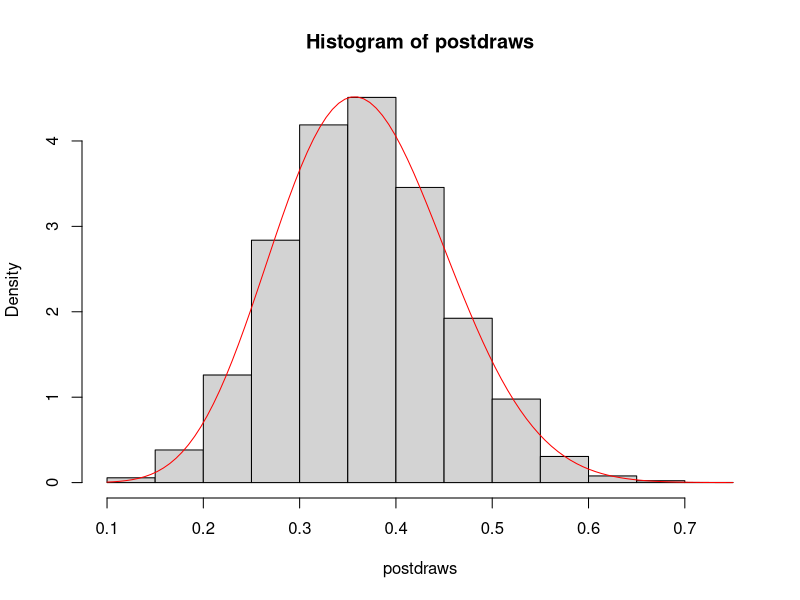
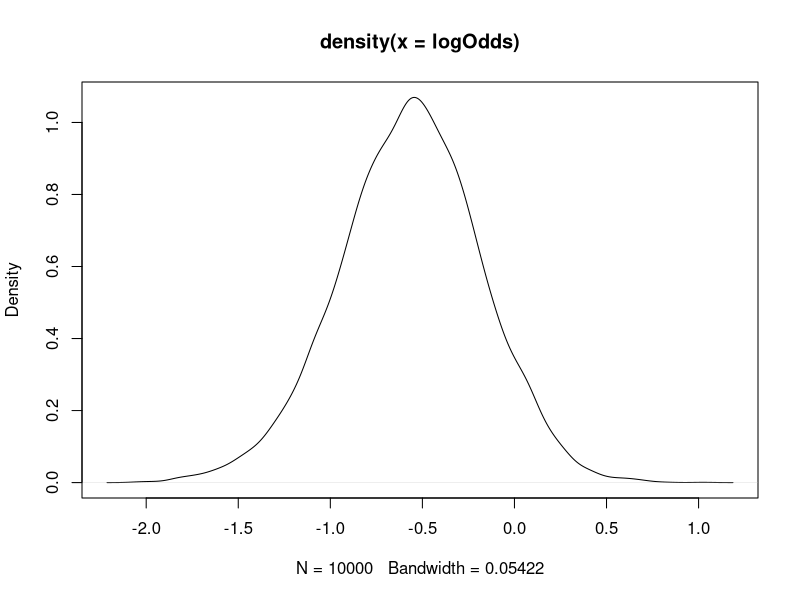
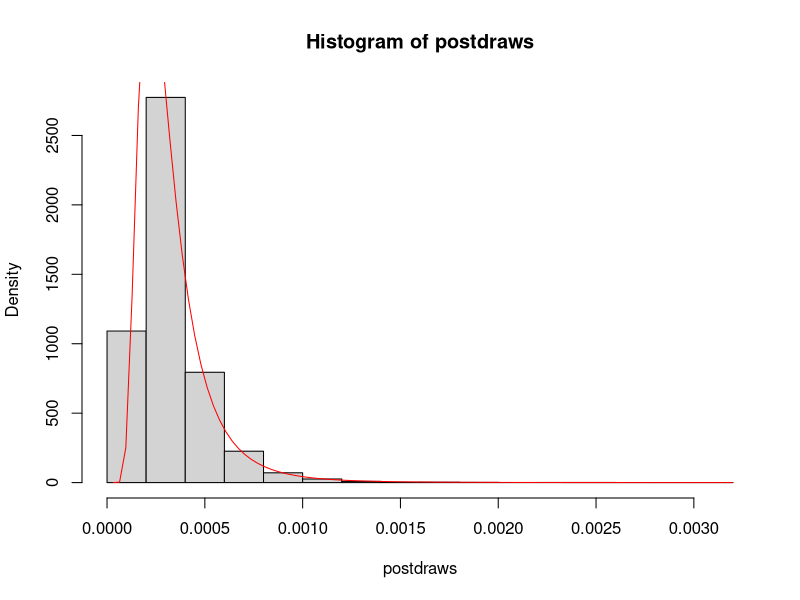
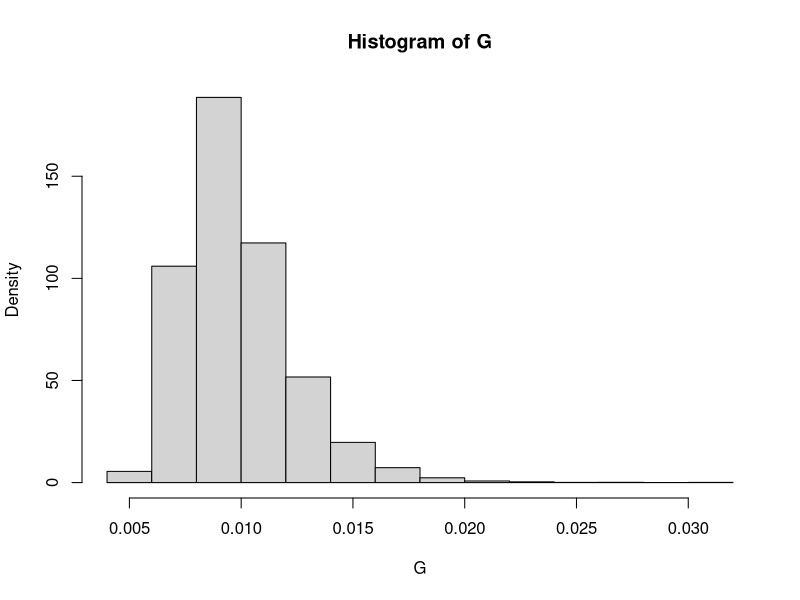
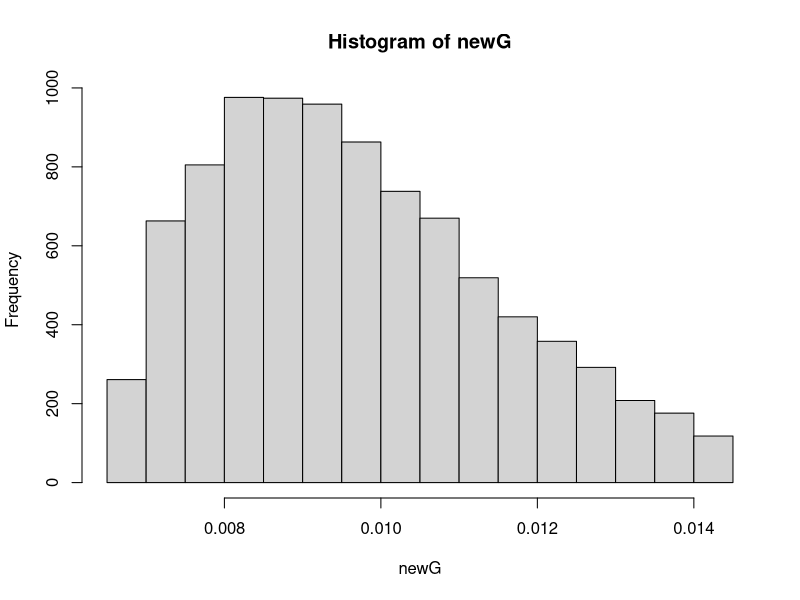
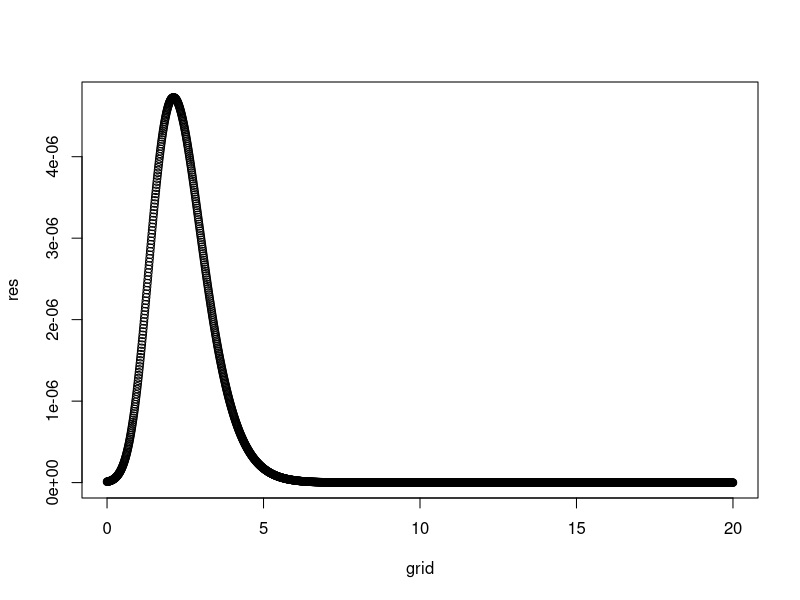

R code for these plots, in order:
#task 1
set.seed(12345)
draws = 10000
x <- seq(0.001, 0.999, by=0.001)
postdraws <- rbeta(draws, 11,19)
hist(postdraws, freq = FALSE)
curve(dbeta(x,11,19),add=TRUE,col="red")

exactVal <- pbeta(0.4, 11, 19)
simVal <- mean(postdraws<0.4)

logOdds <- log(postdraws/(1-postdraws))
den <- density(logOdds)
plot(den)

#task 2
draws <- 10000
y <- c(38,20,49,58,31,70,18,56,25,78)

postdraws <- rchisq(draws, 10)
mu <- 3.8
tao <- sum((log(y)-mu)^2)/(draws)
var <- ((draws-1)*tao)/postdraws
postdraws <- (10*tao)/postdraws
hist(postdraws, freq=FALSE)
dinvchisq <- function(x, n, t) {
  a <- n/2
  b <- n*t/2
  (b^a)/gamma(a) * x^(-a-1) * exp(-b/x)
}
x <- seq(0.00001, 0.1, by=0.001)
curve(dinvchisq(x,10,tao),add=TRUE,col="red")

G <- -1+2*pnorm(sqrt(postdraws)/sqrt(2))
hist(G, freq = FALSE)


cred_interval <- quantile(G, probs=c(0.05,0.95))
newG <- G[which(cred_interval[2]>G)] 
newG <- newG[which(newG>cred_interval[1])]

hist(newG)

den <- density(G)
dn <- cumsum(den$y)/sum(den$y)
li <- which(dn>=0.05)[1]
ui <- which(dn>=0.95)[1]
HPDI <- den$x[c(li,ui)]

#task 3

y <- c(-2.44, 2.14, 2.54, 1.83, 2.02, 2.33, -2.79, 2.23, 2.07, 2.02)
mu <- 2.39
likelihood <- function(k){
  return(prod(exp(k*cos(y-mu))/(2*pi*besselI(k, 0))))
} 

grid <- seq(0,20,0.01)
prior <- dexp(grid)
res <- rep(0, length(grid))
i <- 1
for (val in grid){
  res[i] <-likelihood(val)
  i <- i+1
}
res <- res*prior
plot(grid,res)


kappaind <- which.max(res)
posteriorMode <- grid[kappaind]
